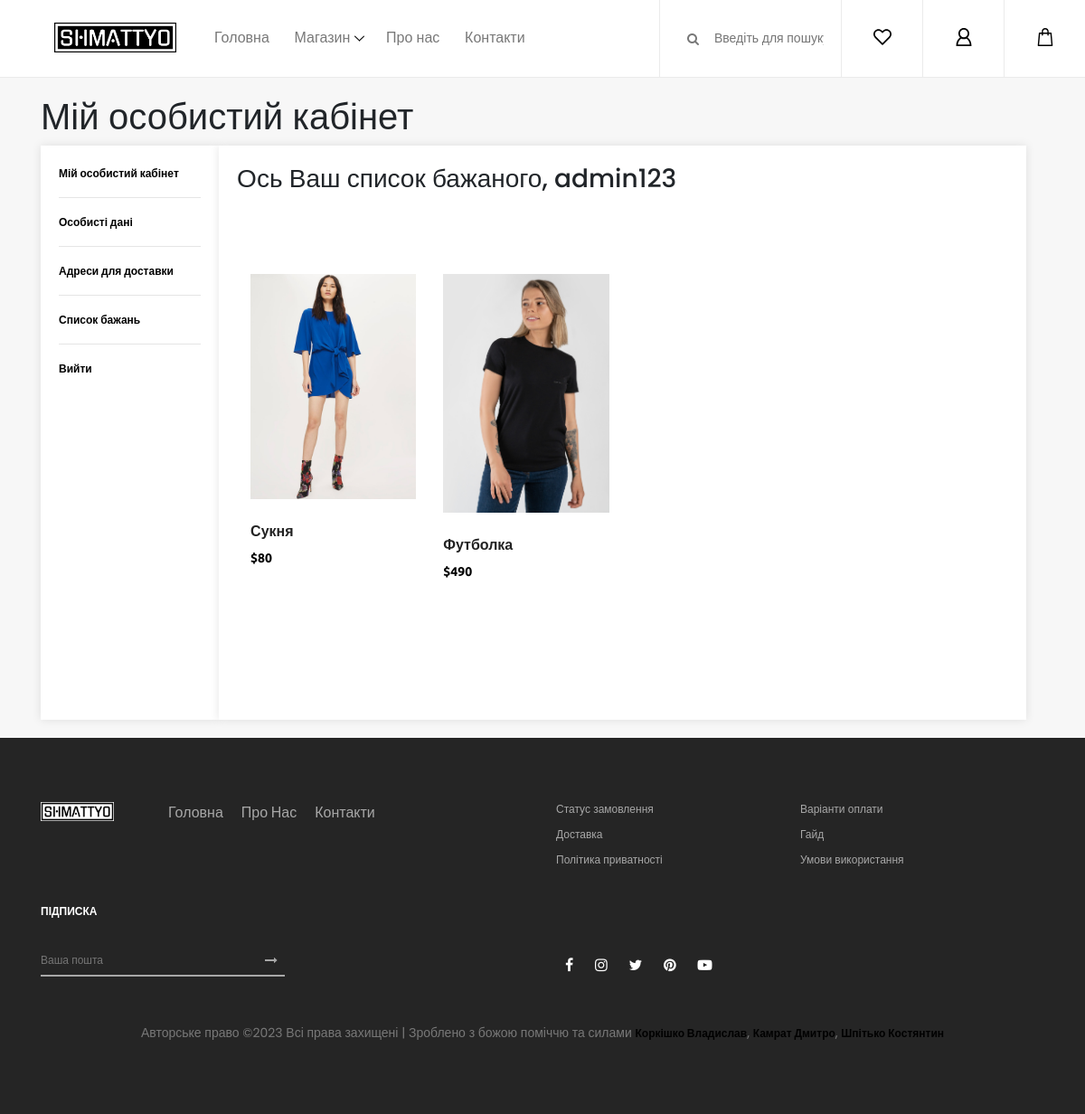
The app's page /accounts/prof_wish (signed in) with its own data.
### bill/models.py (models this page shows, shortened)
class Wish(models.Model):
    class Meta:
        verbose_name_plural = "Wishes"
    title = models.CharField(max_length=100, unique=True)
    user = models.ForeignKey(User, on_delete=models.CASCADE)
    product = models.ForeignKey(Product, on_delete=models.CASCADE)
    amount = models.IntegerField()
    date = models.DateTimeField(auto_now_add=True)
    notes = models.TextField(max_length=300)
    image = models.ImageField(upload_to='wishlist_images/')

### catalog/models.py (models this page shows)
class Product(models.Model):
    name = models.CharField(max_length=100)
    about = models.TextField(max_length=500)
    category = models.ForeignKey(Category, on_delete=models.CASCADE)
    photo = models.FileField(upload_to='products/')
    price = models.FloatField()
    def __str__(self) -> str:
        return str(self.name)

### accounts/views.py (the view)
# urls.py: re_path('prof_wish', prof_wish),
def prof_wish(request):
    all_wishes = Wish.objects.filter(user_id=request.user.id)
    context = {
        'page_title': 'Профіль користувача',
        'all_wishes': all_wishes
    }
    return render(request, 'users/prof_wish.html', context)

### templates/users/prof_wish.html (shortened to what this page needs)
{% extends '_layouts/base.html' %}
{% block content %}
<div class="content-panel">
     <main role="main">
        <div class="page-content">
            <div class="container">
                <div class="page-title h1">
                    <span>Мій особистий кабінет</span>
                </div>
                <div class="cabinet">
                    <div class="cabinet__sidebar">
                        <div class="select-menu">
                            <div class="choices" role="listbox" data-type="select-one" tabindex="0" aria-haspopup="true"
                                 aria-expanded="false" dir="ltr" aria-activedescendant="choices-jkh6-item-choice-1">
                                <a href="accounts/profile">Мій особистий кабінет</a>
                                <hr>
                                <a href="#">Особисті дані</a>
                                <hr>
                                <a href="#">Адреси для доставки</a>
                                <hr>
                                <a href="#">Список бажань</a>
                                <hr>
                                <a href="accounts/sign_out">Вийти</a>
                            </div>
                        </div>
                    </div>
                    <div class="cabinet__content--large">
                        <div class="dashboard">
                            <div class="dashboard__greetings">
                                <div class="h3">Ось Ваш список бажаного, {{ user.username }}</div>
                                <section class="shop_grid_area section-padding-80">
                                    <div class="container">
                                        <div class="row">
                                            <div class="col-12 col-md-8 col-lg-9">
                                                <div class="shop_grid_product_area">
                                                    <div id="catalog-panel" class="row">
                                                        {% for w in all_wishes %}
                                                            <div class="col-12 col-sm-6 col-lg-4">
                                                                <div class="single-product-wrapper">
                                                                    <div class="product-img">
                                                                        <img src="{{ w.image }}" alt="">
                                                                    </div>
                                                                    <div class="product-description">
                                                                        <a href="single-product-details.html">
                                                                            <h6>{{ w.product }}</h6>
                                                                        </a>
                                                                        <p class="product-price">${{ w.amount }}</p>
                                                                    </div>
                                                                </div>
                                                            </div>
                                                        {% endfor %}
                                                    </div>
                                                </div>
                                            </div>
                                        </div>
                                    </div>
                                </section>
                            </div>
                        </div>
                    </div>
                    <div class="cabinet__sidebar--stopper">
                    </div>
                </div>
            </div>
        </div>
     </main>
</div>
{% endblock content %}

### static/css/core-style.css (style rules this page uses)
* { margin: 0; padding: 0; }
body { font-family: "Poppins", sans-serif; font-size: 14px; background-color: #ffffff; margin-top: 85px; }
h1, h2, h3, h4, h5, h6 { color: #000000; line-height: 1.3; font-weight: 700; font-family: "Ubuntu", sans-serif; }
p { color: #787878; font-size: 14px; line-height: 2; font-weight: 400; }
a { -webkit-transition: all 500ms ease 0s; transition: all 500ms ease 0s; text-decoration: none; outline: 0 solid transparent; color: #fbf5f5; font-weight: 600; font-size: 12px; }
img { height: auto; max-width: 100%; }
.section-padding-80 { padding-top: 80px; padding-bottom: 80px; }
.single-product-wrapper { position: relative; z-index: 1; margin-bottom: 50px; overflow: hidden; background-color: #ffffff; }
.single-product-wrapper .product-img { position: relative; z-index: 1; overflow: hidden; }
.single-product-wrapper .product-img img { width: 100%; -webkit-transition-duration: 500ms; transition-duration: 500ms; }
.single-product-wrapper .product-description { position: relative; z-index: 1; padding-top: 25px; }
.single-product-wrapper .product-description h6 { color: #222222; margin-bottom: 5px; }
.single-product-wrapper .product-description p { margin-bottom: 0; font-size: 14px; font-family: "Ubuntu", sans-serif; font-weight: 700; color: #000000; }

### templates/users/prof_wish.html (style rules this page uses)
.content-panel { display: flex; justify-content: center; align-items: flex-start; background-color: #f7f7f7; padding: 20px; }
a { color: black; }
.cabinet { display: flex; width: 100%; max-width: 1200px; }
.cabinet__sidebar { width: 250px; background-color: #fff; box-shadow: 0 0 10px rgba(0, 0, 0, 0.1); padding: 20px; }
.cabinet__content--large { flex-grow: 1; background-color: #fff; padding: 20px; box-shadow: 0 0 10px rgba(0, 0, 0, 0.1); }
.cabinet__sidebar--stopper { flex-shrink: 0; width: 20px; }

### records on screen
Wish: image (picture), product "Сукня", amount "80"
Wish: image (picture), product "Футболка", amount "490"

### other values on screen
{{ user.username }} "admin123"
